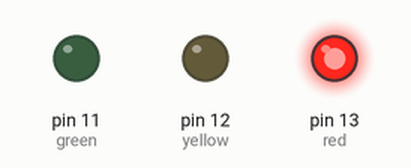
This sketch was run on a simulated Arduino Uno, built with avr-gcc and run on an emulated ATmega328P. Parts: output pins drawn as LEDs (lit = HIGH).

Above: at 1.0 s.
At 2.5 s:
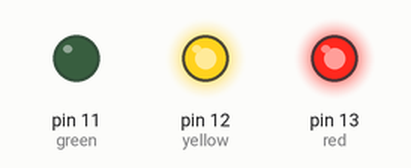
At 3.2 s:
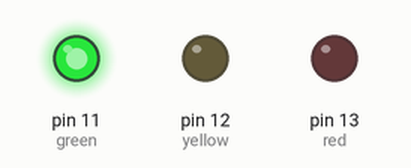
At 3.7 s:
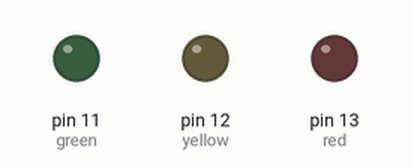
At 5.5 s:
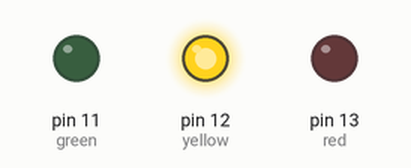
Timing chart, 0 to 7.8 s (numbered marks = the images above):
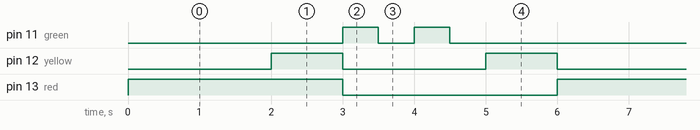

Measured:
- by itself, pin 11 (green): repeats every 6.0 s: LOW 0.50 s, HIGH 0.50 s, LOW 4.5 s, HIGH 0.50 s
- by itself, pin 12 (yellow): alternates HIGH for 1.0 s and LOW for 2.0 s
- by itself, pin 13 (red): alternates HIGH for 3.0 s and LOW for 3.0 s

The sketch:

15.02.24-svitofor.ino
```cpp
#include <Key.h>

int red = 13;
int yellow = 12;
int green = 11;


void setup()
{
    pinMode(red, OUTPUT);
    pinMode(yellow, OUTPUT);
    pinMode(green, OUTPUT);
}

void loop()
{
    digitalWrite(red, HIGH);
    delay(2000);
    digitalWrite(yellow, HIGH);
    delay(1000);
    digitalWrite(red, LOW);
    digitalWrite(yellow, LOW);
    digitalWrite(green, HIGH);
    delay(500);
    digitalWrite(green, LOW);
    delay(500);
    digitalWrite(green, HIGH);
    delay(500);
    digitalWrite(green, LOW);
    delay(500);
    digitalWrite(green, HIGH);
    digitalWrite(yellow, HIGH);
    digitalWrite(green, LOW);
    delay(1000);
    digitalWrite(yellow, LOW);
}
```
